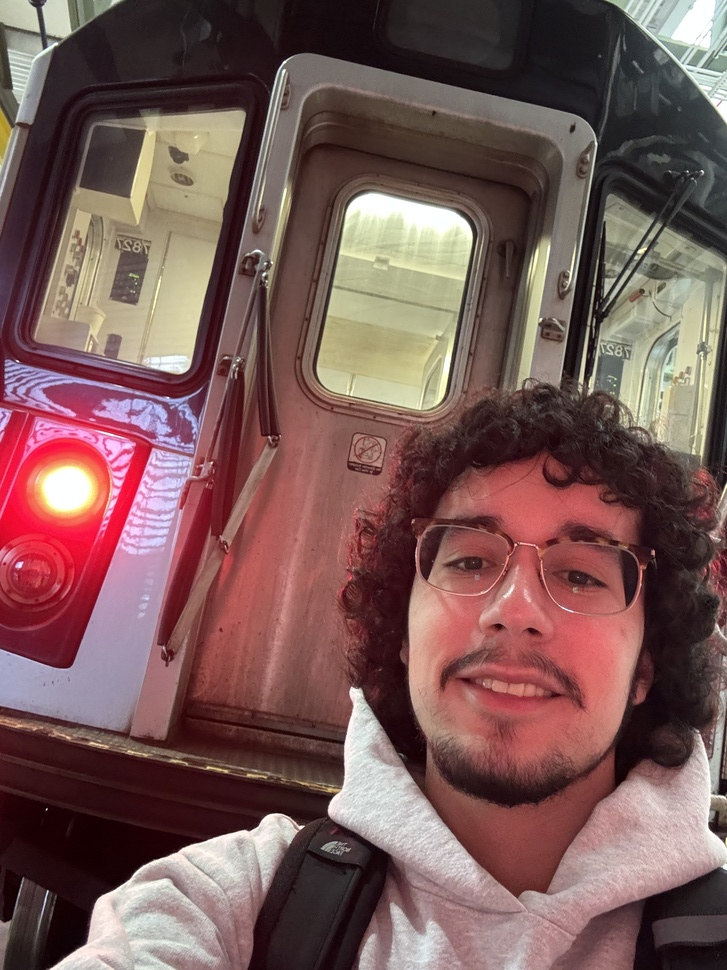
#> input picture IMG_3038.jpeg, 727 x 970 px, shrunk from 2316 x 3088 before the run, found by its file name
$ python Lab8.py
#> lines starting #> are read from the running program, lines starting #| are printed output that depends on the picture
import cv2
import numpy as np
import matplotlib.pyplot as plt

# Step 1: Load and convert to grayscale
img = cv2.imread('IMG_3038.jpeg')
#> img is the input picture: shape (970, 727, 3); mean B, G, R 87.3, 89.6, 121.1
gray = cv2.cvtColor(img, cv2.COLOR_BGR2GRAY)
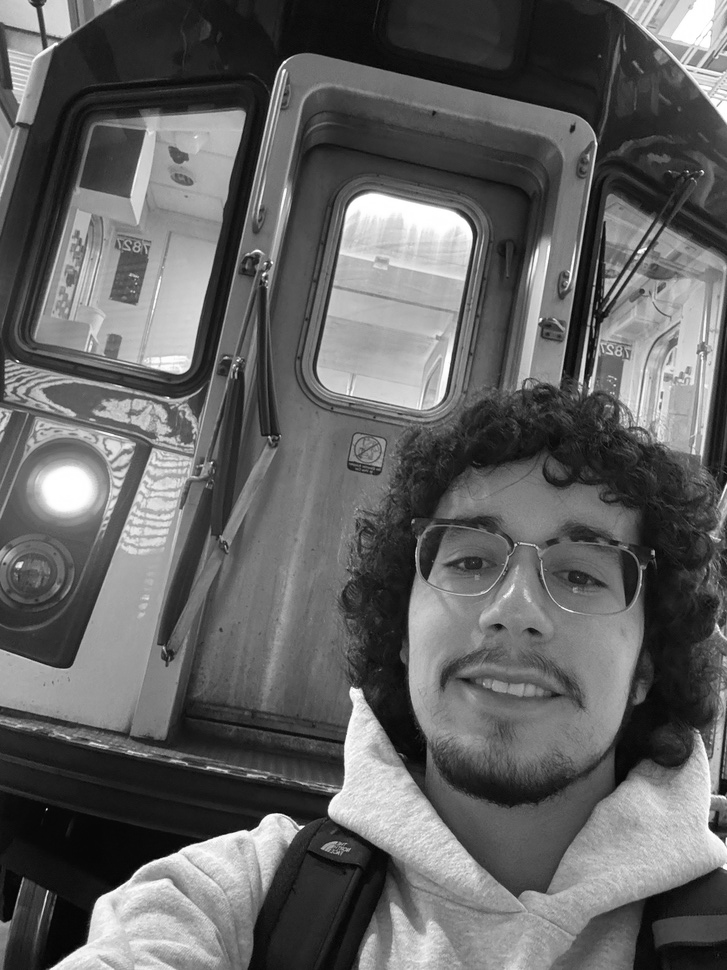
#> gray: shape (970, 727); min 2, max 255, mean 98.8

# Step 2: Convolution function
def manual_convolution(image, kernel):
    kh, kw = kernel.shape
    pad_h, pad_w = kh // 2, kw // 2
    padded = np.pad(image, ((pad_h, pad_h), (pad_w, pad_w)), mode='constant', constant_values=0)
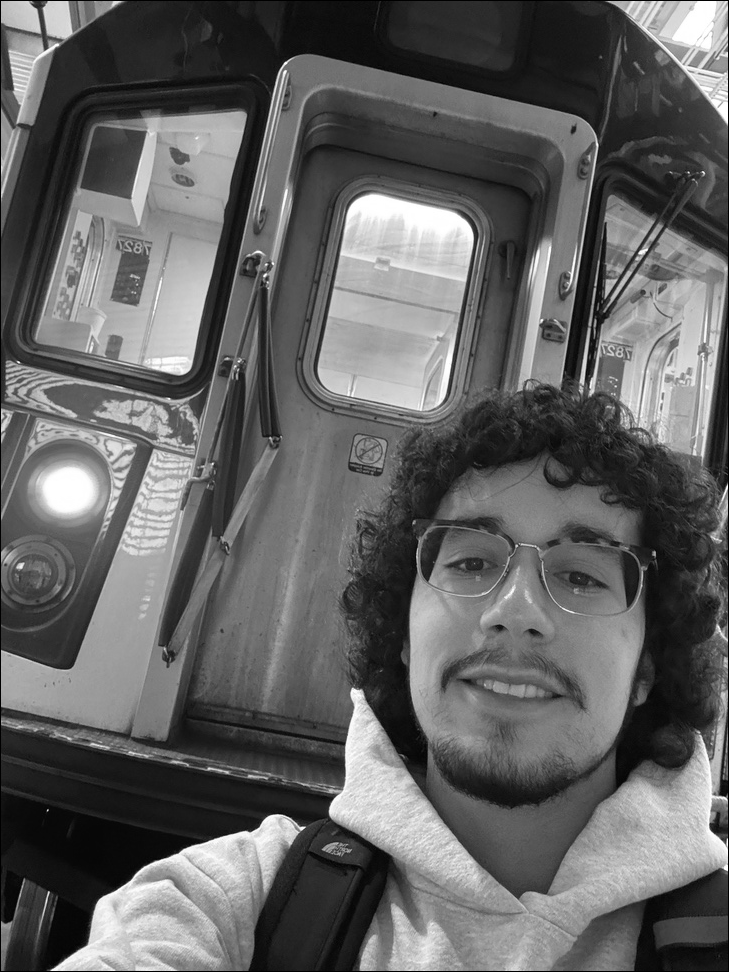
#> padded: shape (972, 729); min 0, max 255, mean 98.3
    result = np.zeros_like(image, dtype=float)

    for i in range(image.shape[0]):
        for j in range(image.shape[1]):
            region = padded[i:i+kh, j:j+kw]
            result[i, j] = np.sum(region * kernel)
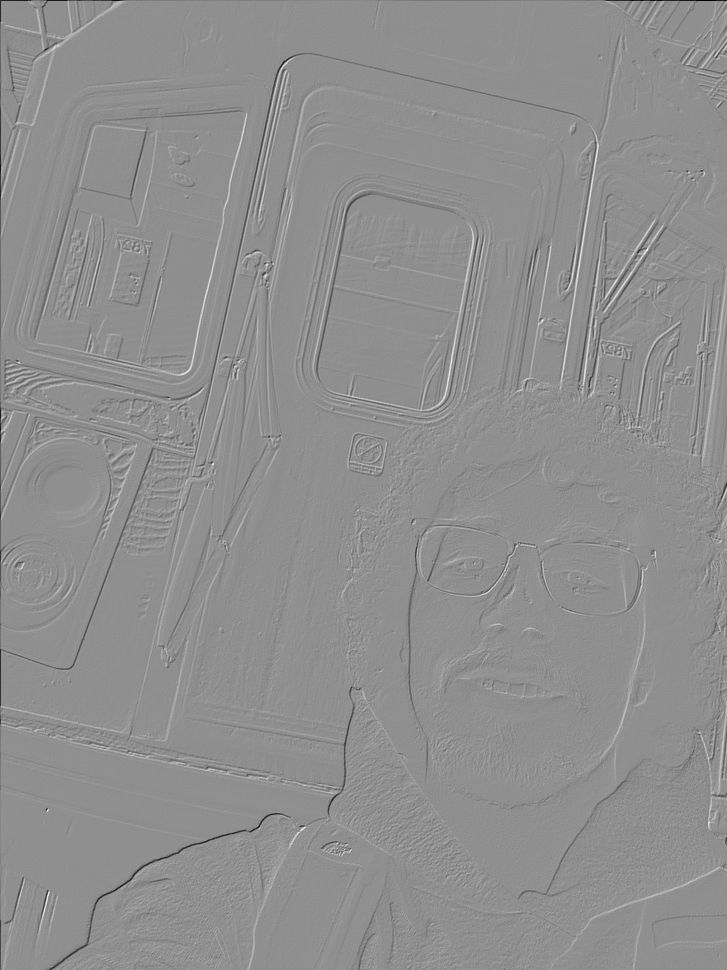
#> result: shape (970, 727) float64; min -255, max 198, mean -0.2; drawn with min black and max white
    return result

# Step 3: Define kernels
# Roberts (2x2)
roberts_x = np.array([[1, 0], [0, -1]], dtype=float)
roberts_y = np.array([[0, 1], [-1, 0]], dtype=float)

# Prewitt (3x3)
prewitt_x = np.array([[-1, 0, 1],
                      [-1, 0, 1],
                      [-1, 0, 1]], dtype=float)
prewitt_y = np.array([[1, 1, 1],
                      [0, 0, 0],
                      [-1, -1, -1]], dtype=float)

# Sobel (3x3)
sobel_x = np.array([[-1, 0, 1],
                    [-2, 0, 2],
                    [-1, 0, 1]], dtype=float)
sobel_y = np.array([[1, 2, 1],
                    [0, 0, 0],
                    [-1, -2, -1]], dtype=float)

# Step 4: Apply edge detection with manual convolution
def apply_edge_operator(image, kx, ky):
    gx = manual_convolution(image, kx)
    gy = manual_convolution(image, ky)
#> after the loop in manual_convolution (call 2), `for i in range(image.shape[0]):`:
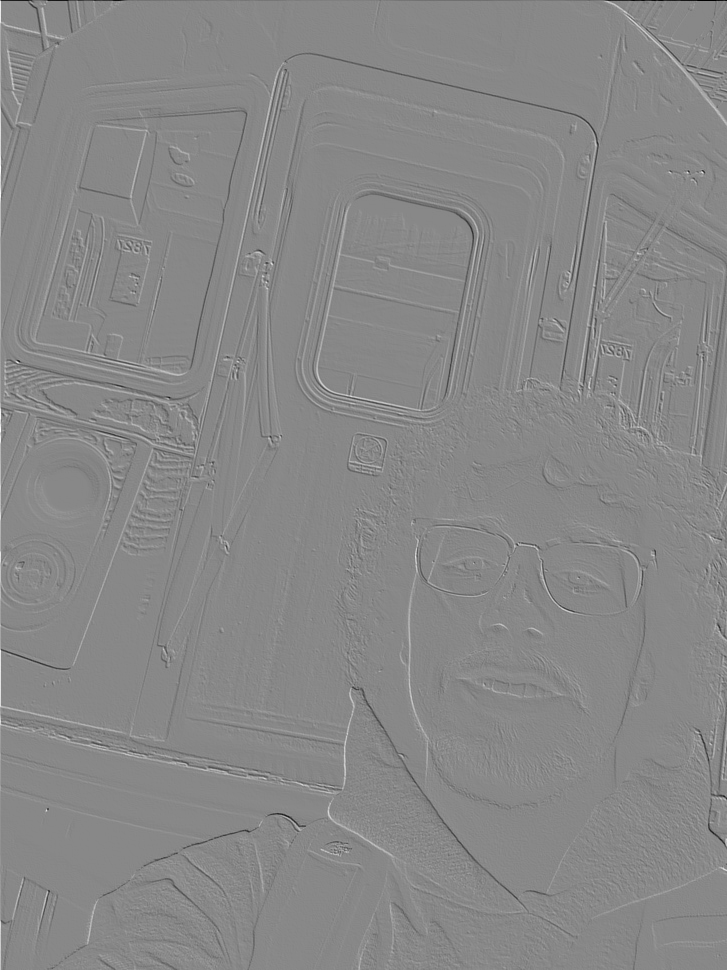
#> result: shape (970, 727) float64; min -255, max 223, mean 0; drawn with min black and max white
    magnitude = np.sqrt(gx**2 + gy**2)
    return np.clip(magnitude, 0, 255).astype(np.uint8)

roberts = apply_edge_operator(gray, roberts_x, roberts_y)
prewitt = apply_edge_operator(gray, prewitt_x, prewitt_y)
#> in apply_edge_operator (call 2), `magnitude = np.sqrt(gx**2 + gy**2)`:
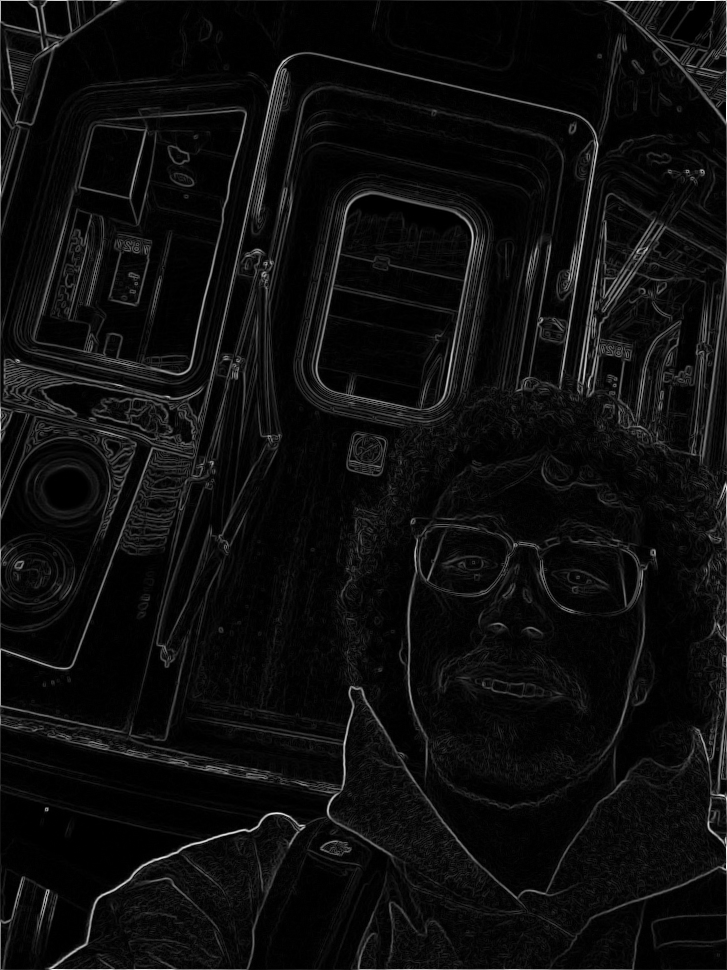
#> magnitude: shape (970, 727) float64; min 0, max 765, mean 41.1; drawn with min black and max white
sobel = apply_edge_operator(gray, sobel_x, sobel_y)
#> in apply_edge_operator (call 3), `return np.clip(magnitude, 0, 255).astype(np.uint8)`:
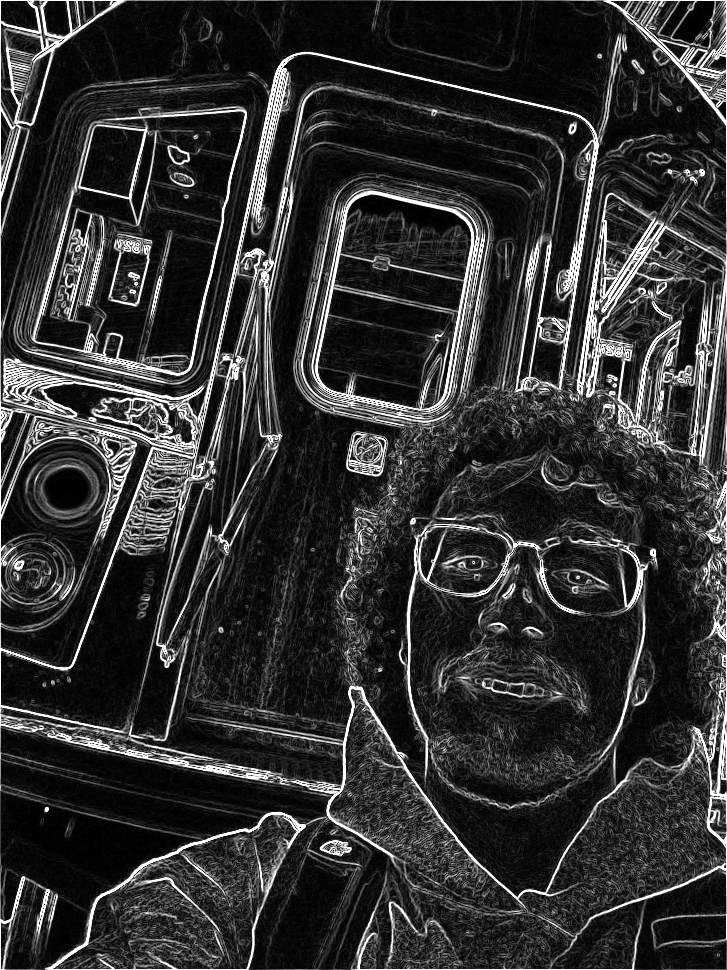
#> returned value: shape (970, 727); min 0, max 255, mean 49.9

# Step 5: Show results
plt.figure(figsize=(12, 8))
plt.subplot(2, 2, 1), plt.imshow(gray, cmap='gray'), plt.title('Original')
plt.subplot(2, 2, 2), plt.imshow(roberts, cmap='gray'), plt.title('Roberts')
plt.subplot(2, 2, 3), plt.imshow(prewitt, cmap='gray'), plt.title('Prewitt')
plt.subplot(2, 2, 4), plt.imshow(sobel, cmap='gray'), plt.title('Sobel')
plt.tight_layout()
plt.show()
